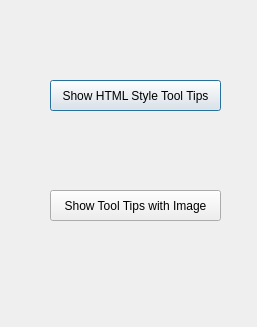
<?xml version="1.0" encoding="UTF-8"?>
<ui version="4.0">
 <class>Dialog</class>
 <widget class="QDialog" name="Dialog">
  <property name="geometry">
   <rect>
    <x>0</x>
    <y>0</y>
    <width>257</width>
    <height>327</height>
   </rect>
  </property>
  <property name="windowTitle">
   <string>Dialog</string>
  </property>
  <widget class="QPushButton" name="pushButton">
   <property name="geometry">
    <rect>
     <x>50</x>
     <y>80</y>
     <width>171</width>
     <height>31</height>
    </rect>
   </property>
   <property name="text">
    <string>Show HTML Style Tool Tips</string>
   </property>
  </widget>
  <widget class="QPushButton" name="pushButton_2">
   <property name="geometry">
    <rect>
     <x>50</x>
     <y>190</y>
     <width>171</width>
     <height>31</height>
    </rect>
   </property>
   <property name="text">
    <string>Show Tool Tips with Image</string>
   </property>
  </widget>
 </widget>
 <resources/>
 <connections/>
</ui>
